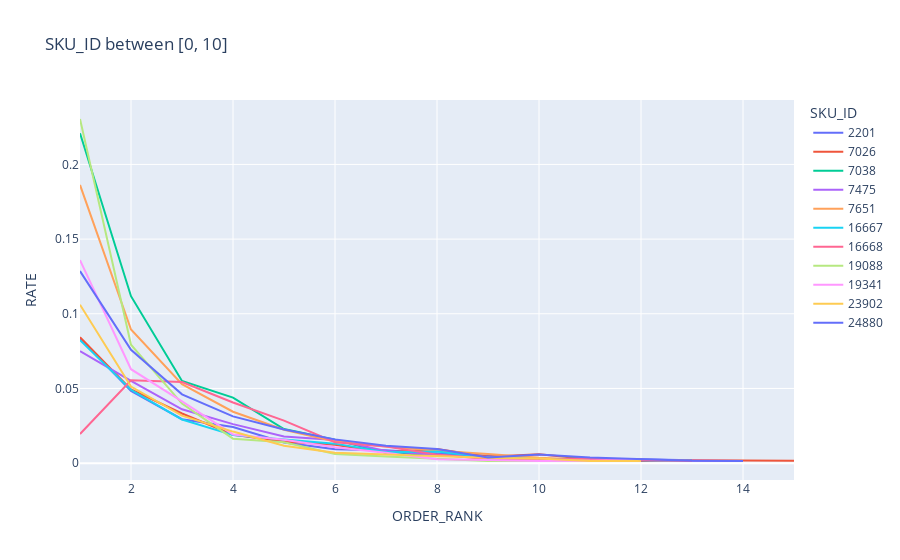
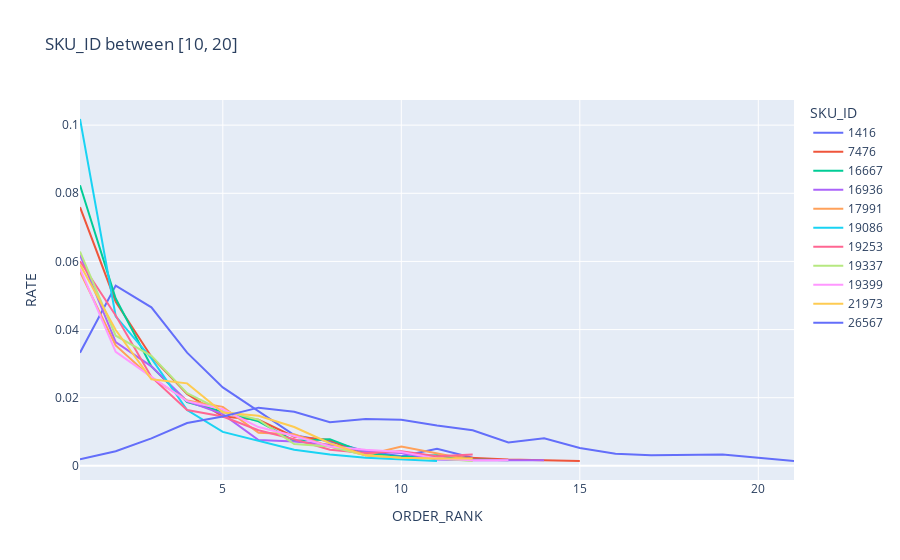
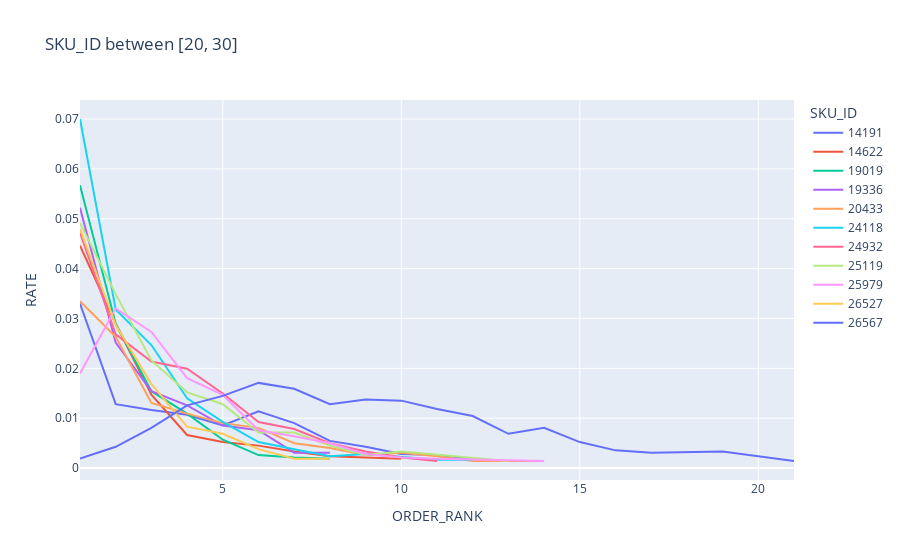

These figures' notebook cell, in order:
### Code cell
for i in range(3):
    plot_df = df[
        (df["product_rank_bytotalprobrate"].between(10*i,10*(i+1))) &
        (df["FIRST_ORDER_COUNTS"] > 5)
    ]

    px.line(plot_df,
        x="ORDER_RANK",
        y="RATE",
        color="SKU_ID",
        hover_data=[
            "SKUID_total_customers",
            "SKUID_total_transactions",
            "SKUID_total_probability_rate",
            "product_rank_bytotalprobrate",
        ],
        title=f"SKU_ID between [{10*i}, {10*(i+1)}]"
    ).show()

### Figure 1 — Plotly figure (JSON) as saved in the notebook; plotly's stock layout.template omitted (floating-point values rounded to 4 significant figures)
{"data": [{"customdata": [[1026, 2915, 0.2435, 8], [1026, 2915, 0.2435, 8], [1026, 2915, 0.2435, 8], [1026, 2915, 0.2435, 8], [1026, 2915, 0.2435, 8], [1026, 2915, 0.2435, 8], [1026, 2915, 0.2435, 8], [1026, 2915, 0.2435, 8], [1026, 2915, 0.2435, 8], [1026, 2915, 0.2435, 8], [1026, 2915, 0.2435, 8], [1026, 2915, 0.2435, 8], [1026, 2915, 0.2435, 8]], "hovertemplate": "SKU_ID=2201<br>ORDER_RANK=%{x}<br>RATE=%{y}<br>SKUID_total_customers=%{customdata[0]}<br>SKUID_total_transactions=%{customdata[1]}<br>SKUID_total_probability_rate=%{customdata[2]}<br>product_rank_bytotalprobrate=%{customdata[3]}<extra></extra>", "legendgroup": "2201", "line": {"color": "#636efa", "dash": "solid"}, "marker": {"symbol": "circle"}, "mode": "lines", "name": "2201", "orientation": "v", "showlegend": true, "type": "scatter", "x": [1, 2, 3, 4, 5, 6, 7, 8, 9, 10, 11, 12, 13], "xaxis": "x", "y": [0.08353, 0.04841, 0.02943, 0.02421, 0.01376, 0.009255, 0.008543, 0.006407, 0.004983, 0.002373, 0.00261, 0.00261, 0.001898], "yaxis": "y"}, {"customdata": [[1072, 3741, 0.2544, 5], [1072, 3741, 0.2544, 5], [1072, 3741, 0.2544, 5], [1072, 3741, 0.2544, 5], [1072, 3741, 0.2544, 5], [1072, 3741, 0.2544, 5], [1072, 3741, 0.2544, 5], [1072, 3741, 0.2544, 5], [1072, 3741, 0.2544, 5], [1072, 3741, 0.2544, 5], [1072, 3741, 0.2544, 5], [1072, 3741, 0.2544, 5], [1072, 3741, 0.2544, 5], [1072, 3741, 0.2544, 5], [1072, 3741, 0.2544, 5]], "hovertemplate": "SKU_ID=7026<br>ORDER_RANK=%{x}<br>RATE=%{y}<br>SKUID_total_customers=%{customdata[0]}<br>SKUID_total_transactions=%{customdata[1]}<br>SKUID_total_probability_rate=%{customdata[2]}<br>product_rank_bytotalprobrate=%{customdata[3]}<extra></extra>", "legendgroup": "7026", "line": {"color": "#EF553B", "dash": "solid"}, "marker": {"symbol": "circle"}, "mode": "lines", "name": "7026", "orientation": "v", "showlegend": true, "type": "scatter", "x": [1, 2, 3, 4, 5, 6, 7, 8, 9, 10, 11, 12, 13, 14, 15], "xaxis": "x", "y": [0.08424, 0.04936, 0.03322, 0.01898, 0.01448, 0.01234, 0.007119, 0.009492, 0.004271, 0.005933, 0.00261, 0.001424, 0.001898, 0.001661, 0.001661], "yaxis": "y"}, {"customdata": [[2092, 11719, 0.4964, 0], [2092, 11719, 0.4964, 0], [2092, 11719, 0.4964, 0], [2092, 11719, 0.4964, 0], [2092, 11719, 0.4964, 0], [2092, 11719, 0.4964, 0], [2092, 11719, 0.4964, 0], [2092, 11719, 0.4964, 0], [2092, 11719, 0.4964, 0], [2092, 11719, 0.4964, 0], [2092, 11719, 0.4964, 0]], "hovertemplate": "SKU_ID=7038<br>ORDER_RANK=%{x}<br>RATE=%{y}<br>SKUID_total_customers=%{customdata[0]}<br>SKUID_total_transactions=%{customdata[1]}<br>SKUID_total_probability_rate=%{customdata[2]}<br>product_rank_bytotalprobrate=%{customdata[3]}<extra></extra>", "legendgroup": "7038", "line": {"color": "#00cc96", "dash": "solid"}, "marker": {"symbol": "circle"}, "mode": "lines", "name": "7038", "orientation": "v", "showlegend": true, "type": "scatter", "x": [1, 2, 3, 4, 5, 6, 7, 8, 9, 10, 11], "xaxis": "x", "y": [0.2209, 0.1118, 0.05505, 0.0439, 0.02278, 0.01566, 0.006882, 0.005458, 0.00356, 0.002373, 0.002373], "yaxis": "y"}, {"customdata": [[1052, 3056, 0.2496, 7], [1052, 3056, 0.2496, 7], [1052, 3056, 0.2496, 7], [1052, 3056, 0.2496, 7], [1052, 3056, 0.2496, 7], [1052, 3056, 0.2496, 7], [1052, 3056, 0.2496, 7], [1052, 3056, 0.2496, 7], [1052, 3056, 0.2496, 7], [1052, 3056, 0.2496, 7], [1052, 3056, 0.2496, 7]], "hovertemplate": "SKU_ID=7475<br>ORDER_RANK=%{x}<br>RATE=%{y}<br>SKUID_total_customers=%{customdata[0]}<br>SKUID_total_transactions=%{customdata[1]}<br>SKUID_total_probability_rate=%{customdata[2]}<br>product_rank_bytotalprobrate=%{customdata[3]}<extra></extra>", "legendgroup": "7475", "line": {"color": "#ab63fa", "dash": "solid"}, "marker": {"symbol": "circle"}, "mode": "lines", "name": "7475", "orientation": "v", "showlegend": true, "type": "scatter", "x": [1, 2, 3, 4, 5, 6, 7, 8, 9, 10, 14], "xaxis": "x", "y": [0.07499, 0.05505, 0.03607, 0.0261, 0.0178, 0.01542, 0.008068, 0.005458, 0.003797, 0.002373, 0.001424], "yaxis": "y"}, {"customdata": [[1840, 7214, 0.4366, 1], [1840, 7214, 0.4366, 1], [1840, 7214, 0.4366, 1], [1840, 7214, 0.4366, 1], [1840, 7214, 0.4366, 1], [1840, 7214, 0.4366, 1], [1840, 7214, 0.4366, 1], [1840, 7214, 0.4366, 1], [1840, 7214, 0.4366, 1], [1840, 7214, 0.4366, 1], [1840, 7214, 0.4366, 1], [1840, 7214, 0.4366, 1]], "hovertemplate": "SKU_ID=7651<br>ORDER_RANK=%{x}<br>RATE=%{y}<br>SKUID_total_customers=%{customdata[0]}<br>SKUID_total_transactions=%{customdata[1]}<br>SKUID_total_probability_rate=%{customdata[2]}<br>product_rank_bytotalprobrate=%{customdata[3]}<extra></extra>", "legendgroup": "7651", "line": {"color": "#FFA15A", "dash": "solid"}, "marker": {"symbol": "circle"}, "mode": "lines", "name": "7651", "orientation": "v", "showlegend": true, "type": "scatter", "x": [1, 2, 3, 4, 5, 6, 7, 8, 9, 10, 11, 12], "xaxis": "x", "y": [0.1863, 0.08946, 0.05292, 0.03441, 0.02231, 0.01448, 0.01115, 0.008306, 0.00617, 0.00356, 0.002136, 0.002373], "yaxis": "y"}, {"customdata": [[1011, 3312, 0.2399, 10], [1011, 3312, 0.2399, 10], [1011, 3312, 0.2399, 10], [1011, 3312, 0.2399, 10], [1011, 3312, 0.2399, 10], [1011, 3312, 0.2399, 10], [1011, 3312, 0.2399, 10], [1011, 3312, 0.2399, 10], [1011, 3312, 0.2399, 10], [1011, 3312, 0.2399, 10], [1011, 3312, 0.2399, 10], [1011, 3312, 0.2399, 10], [1011, 3312, 0.2399, 10]], "hovertemplate": "SKU_ID=16667<br>ORDER_RANK=%{x}<br>RATE=%{y}<br>SKUID_total_customers=%{customdata[0]}<br>SKUID_total_transactions=%{customdata[1]}<br>SKUID_total_probability_rate=%{customdata[2]}<br>product_rank_bytotalprobrate=%{customdata[3]}<extra></extra>", "legendgroup": "16667", "line": {"color": "#19d3f3", "dash": "solid"}, "marker": {"symbol": "circle"}, "mode": "lines", "name": "16667", "orientation": "v", "showlegend": true, "type": "scatter", "x": [1, 2, 3, 4, 5, 6, 7, 8, 9, 10, 11, 12, 13], "xaxis": "x", "y": [0.08234, 0.04912, 0.02919, 0.01875, 0.0159, 0.01305, 0.007356, 0.007831, 0.003797, 0.00261, 0.003085, 0.001898, 0.001661], "yaxis": "y"}, {"customdata": [[1025, 3289, 0.2432, 9], [1025, 3289, 0.2432, 9], [1025, 3289, 0.2432, 9], [1025, 3289, 0.2432, 9], [1025, 3289, 0.2432, 9], [1025, 3289, 0.2432, 9], [1025, 3289, 0.2432, 9], [1025, 3289, 0.2432, 9], [1025, 3289, 0.2432, 9], [1025, 3289, 0.2432, 9], [1025, 3289, 0.2432, 9], [1025, 3289, 0.2432, 9]], "hovertemplate": "SKU_ID=16668<br>ORDER_RANK=%{x}<br>RATE=%{y}<br>SKUID_total_customers=%{customdata[0]}<br>SKUID_total_transactions=%{customdata[1]}<br>SKUID_total_probability_rate=%{customdata[2]}<br>product_rank_bytotalprobrate=%{customdata[3]}<extra></extra>", "legendgroup": "16668", "line": {"color": "#FF6692", "dash": "solid"}, "marker": {"symbol": "circle"}, "mode": "lines", "name": "16668", "orientation": "v", "showlegend": true, "type": "scatter", "x": [1, 2, 3, 4, 5, 6, 7, 8, 9, 10, 11, 13], "xaxis": "x", "y": [0.01946, 0.05553, 0.05434, 0.04058, 0.02848, 0.014, 0.01115, 0.005695, 0.00261, 0.002373, 0.002848, 0.001424], "yaxis": "y"}, {"customdata": [[1692, 7666, 0.4015, 2], [1692, 7666, 0.4015, 2], [1692, 7666, 0.4015, 2], [1692, 7666, 0.4015, 2], [1692, 7666, 0.4015, 2], [1692, 7666, 0.4015, 2], [1692, 7666, 0.4015, 2], [1692, 7666, 0.4015, 2], [1692, 7666, 0.4015, 2], [1692, 7666, 0.4015, 2], [1692, 7666, 0.4015, 2]], "hovertemplate": "SKU_ID=19088<br>ORDER_RANK=%{x}<br>RATE=%{y}<br>SKUID_total_customers=%{customdata[0]}<br>SKUID_total_transactions=%{customdata[1]}<br>SKUID_total_probability_rate=%{customdata[2]}<br>product_rank_bytotalprobrate=%{customdata[3]}<extra></extra>", "legendgroup": "19088", "line": {"color": "#B6E880", "dash": "solid"}, "marker": {"symbol": "circle"}, "mode": "lines", "name": "19088", "orientation": "v", "showlegend": true, "type": "scatter", "x": [1, 2, 3, 4, 5, 6, 7, 8, 9, 10, 11], "xaxis": "x", "y": [0.2304, 0.07926, 0.03987, 0.01637, 0.014, 0.00617, 0.004509, 0.003085, 0.001424, 0.001661, 0.001661], "yaxis": "y"}, {"customdata": [[1292, 3971, 0.3066, 4], [1292, 3971, 0.3066, 4], [1292, 3971, 0.3066, 4], [1292, 3971, 0.3066, 4], [1292, 3971, 0.3066, 4], [1292, 3971, 0.3066, 4], [1292, 3971, 0.3066, 4], [1292, 3971, 0.3066, 4], [1292, 3971, 0.3066, 4], [1292, 3971, 0.3066, 4], [1292, 3971, 0.3066, 4], [1292, 3971, 0.3066, 4]], "hovertemplate": "SKU_ID=19341<br>ORDER_RANK=%{x}<br>RATE=%{y}<br>SKUID_total_customers=%{customdata[0]}<br>SKUID_total_transactions=%{customdata[1]}<br>SKUID_total_probability_rate=%{customdata[2]}<br>product_rank_bytotalprobrate=%{customdata[3]}<extra></extra>", "legendgroup": "19341", "line": {"color": "#FF97FF", "dash": "solid"}, "marker": {"symbol": "circle"}, "mode": "lines", "name": "19341", "orientation": "v", "showlegend": true, "type": "scatter", "x": [1, 2, 3, 4, 5, 6, 7, 8, 9, 10, 11, 12], "xaxis": "x", "y": [0.136, 0.06289, 0.04129, 0.01922, 0.01566, 0.01068, 0.006882, 0.00261, 0.002136, 0.001424, 0.001661, 0.002136], "yaxis": "y"}, {"customdata": [[1070, 3357, 0.2539, 6], [1070, 3357, 0.2539, 6], [1070, 3357, 0.2539, 6], [1070, 3357, 0.2539, 6], [1070, 3357, 0.2539, 6], [1070, 3357, 0.2539, 6], [1070, 3357, 0.2539, 6], [1070, 3357, 0.2539, 6], [1070, 3357, 0.2539, 6], [1070, 3357, 0.2539, 6], [1070, 3357, 0.2539, 6], [1070, 3357, 0.2539, 6]], "hovertemplate": "SKU_ID=23902<br>ORDER_RANK=%{x}<br>RATE=%{y}<br>SKUID_total_customers=%{customdata[0]}<br>SKUID_total_transactions=%{customdata[1]}<br>SKUID_total_probability_rate=%{customdata[2]}<br>product_rank_bytotalprobrate=%{customdata[3]}<extra></extra>", "legendgroup": "23902", "line": {"color": "#FECB52", "dash": "solid"}, "marker": {"symbol": "circle"}, "mode": "lines", "name": "23902", "orientation": "v", "showlegend": true, "type": "scatter", "x": [1, 2, 3, 4, 5, 6, 7, 8, 9, 10, 11, 12], "xaxis": "x", "y": [0.1061, 0.05126, 0.0318, 0.02112, 0.01163, 0.006882, 0.005695, 0.004509, 0.00356, 0.003085, 0.001424, 0.001424], "yaxis": "y"}, {"customdata": [[1534, 6619, 0.364, 3], [1534, 6619, 0.364, 3], [1534, 6619, 0.364, 3], [1534, 6619, 0.364, 3], [1534, 6619, 0.364, 3], [1534, 6619, 0.364, 3], [1534, 6619, 0.364, 3], [1534, 6619, 0.364, 3], [1534, 6619, 0.364, 3], [1534, 6619, 0.364, 3], [1534, 6619, 0.364, 3], [1534, 6619, 0.364, 3], [1534, 6619, 0.364, 3], [1534, 6619, 0.364, 3]], "hovertemplate": "SKU_ID=24880<br>ORDER_RANK=%{x}<br>RATE=%{y}<br>SKUID_total_customers=%{customdata[0]}<br>SKUID_total_transactions=%{customdata[1]}<br>SKUID_total_probability_rate=%{customdata[2]}<br>product_rank_bytotalprobrate=%{customdata[3]}<extra></extra>", "legendgroup": "24880", "line": {"color": "#636efa", "dash": "solid"}, "marker": {"symbol": "circle"}, "mode": "lines", "name": "24880", "orientation": "v", "showlegend": true, "type": "scatter", "x": [1, 2, 3, 4, 5, 6, 7, 8, 9, 10, 11, 12, 13, 14], "xaxis": "x", "y": [0.1286, 0.07594, 0.04604, 0.03132, 0.02254, 0.0159, 0.01163, 0.009492, 0.003797, 0.005695, 0.003797, 0.002848, 0.001661, 0.001424], "yaxis": "y"}], "layout": {"legend": {"title": {"text": "SKU_ID"}, "tracegroupgap": 0}, "title": {"text": "SKU_ID between [0, 10]"}, "xaxis": {"anchor": "y", "domain": [0, 1], "title": {"text": "ORDER_RANK"}}, "yaxis": {"anchor": "x", "domain": [0, 1], "title": {"text": "RATE"}}}}

### Figure 2 — Plotly figure (JSON) as saved in the notebook; plotly's stock layout.template omitted (floating-point values rounded to 4 significant figures)
{"data": [{"customdata": [[1010, 2121, 0.2397, 11], [1010, 2121, 0.2397, 11], [1010, 2121, 0.2397, 11], [1010, 2121, 0.2397, 11], [1010, 2121, 0.2397, 11], [1010, 2121, 0.2397, 11], [1010, 2121, 0.2397, 11], [1010, 2121, 0.2397, 11], [1010, 2121, 0.2397, 11], [1010, 2121, 0.2397, 11], [1010, 2121, 0.2397, 11], [1010, 2121, 0.2397, 11]], "hovertemplate": "SKU_ID=1416<br>ORDER_RANK=%{x}<br>RATE=%{y}<br>SKUID_total_customers=%{customdata[0]}<br>SKUID_total_transactions=%{customdata[1]}<br>SKUID_total_probability_rate=%{customdata[2]}<br>product_rank_bytotalprobrate=%{customdata[3]}<extra></extra>", "legendgroup": "1416", "line": {"color": "#636efa", "dash": "solid"}, "marker": {"symbol": "circle"}, "mode": "lines", "name": "1416", "orientation": "v", "showlegend": true, "type": "scatter", "x": [1, 2, 3, 4, 5, 6, 7, 8, 9, 10, 11, 12], "xaxis": "x", "y": [0.03322, 0.05292, 0.04651, 0.03322, 0.02302, 0.01614, 0.009018, 0.007119, 0.004271, 0.002848, 0.004983, 0.002373], "yaxis": "y"}, {"customdata": [[997, 2792, 0.2366, 12], [997, 2792, 0.2366, 12], [997, 2792, 0.2366, 12], [997, 2792, 0.2366, 12], [997, 2792, 0.2366, 12], [997, 2792, 0.2366, 12], [997, 2792, 0.2366, 12], [997, 2792, 0.2366, 12], [997, 2792, 0.2366, 12], [997, 2792, 0.2366, 12], [997, 2792, 0.2366, 12], [997, 2792, 0.2366, 12], [997, 2792, 0.2366, 12]], "hovertemplate": "SKU_ID=7476<br>ORDER_RANK=%{x}<br>RATE=%{y}<br>SKUID_total_customers=%{customdata[0]}<br>SKUID_total_transactions=%{customdata[1]}<br>SKUID_total_probability_rate=%{customdata[2]}<br>product_rank_bytotalprobrate=%{customdata[3]}<extra></extra>", "legendgroup": "7476", "line": {"color": "#EF553B", "dash": "solid"}, "marker": {"symbol": "circle"}, "mode": "lines", "name": "7476", "orientation": "v", "showlegend": true, "type": "scatter", "x": [1, 2, 3, 4, 5, 6, 7, 8, 9, 10, 11, 13, 15], "xaxis": "x", "y": [0.07594, 0.04817, 0.03204, 0.02112, 0.01448, 0.01353, 0.008543, 0.007594, 0.003085, 0.002373, 0.002848, 0.001898, 0.001424], "yaxis": "y"}, {"customdata": [[1011, 3312, 0.2399, 10], [1011, 3312, 0.2399, 10], [1011, 3312, 0.2399, 10], [1011, 3312, 0.2399, 10], [1011, 3312, 0.2399, 10], [1011, 3312, 0.2399, 10], [1011, 3312, 0.2399, 10], [1011, 3312, 0.2399, 10], [1011, 3312, 0.2399, 10], [1011, 3312, 0.2399, 10], [1011, 3312, 0.2399, 10], [1011, 3312, 0.2399, 10], [1011, 3312, 0.2399, 10]], "hovertemplate": "SKU_ID=16667<br>ORDER_RANK=%{x}<br>RATE=%{y}<br>SKUID_total_customers=%{customdata[0]}<br>SKUID_total_transactions=%{customdata[1]}<br>SKUID_total_probability_rate=%{customdata[2]}<br>product_rank_bytotalprobrate=%{customdata[3]}<extra></extra>", "legendgroup": "16667", "line": {"color": "#00cc96", "dash": "solid"}, "marker": {"symbol": "circle"}, "mode": "lines", "name": "16667", "orientation": "v", "showlegend": true, "type": "scatter", "x": [1, 2, 3, 4, 5, 6, 7, 8, 9, 10, 11, 12, 13], "xaxis": "x", "y": [0.08234, 0.04912, 0.02919, 0.01875, 0.0159, 0.01305, 0.007356, 0.007831, 0.003797, 0.00261, 0.003085, 0.001898, 0.001661], "yaxis": "y"}, {"customdata": [[845, 2503, 0.2005, 17], [845, 2503, 0.2005, 17], [845, 2503, 0.2005, 17], [845, 2503, 0.2005, 17], [845, 2503, 0.2005, 17], [845, 2503, 0.2005, 17], [845, 2503, 0.2005, 17], [845, 2503, 0.2005, 17], [845, 2503, 0.2005, 17], [845, 2503, 0.2005, 17], [845, 2503, 0.2005, 17], [845, 2503, 0.2005, 17], [845, 2503, 0.2005, 17], [845, 2503, 0.2005, 17]], "hovertemplate": "SKU_ID=16936<br>ORDER_RANK=%{x}<br>RATE=%{y}<br>SKUID_total_customers=%{customdata[0]}<br>SKUID_total_transactions=%{customdata[1]}<br>SKUID_total_probability_rate=%{customdata[2]}<br>product_rank_bytotalprobrate=%{customdata[3]}<extra></extra>", "legendgroup": "16936", "line": {"color": "#ab63fa", "dash": "solid"}, "marker": {"symbol": "circle"}, "mode": "lines", "name": "16936", "orientation": "v", "showlegend": true, "type": "scatter", "x": [1, 2, 3, 4, 5, 6, 7, 8, 9, 10, 11, 12, 13, 14], "xaxis": "x", "y": [0.06194, 0.03631, 0.02919, 0.01898, 0.01519, 0.007594, 0.007119, 0.00617, 0.004271, 0.003797, 0.001898, 0.001661, 0.001661, 0.001661], "yaxis": "y"}, {"customdata": [[823, 2430, 0.1953, 19], [823, 2430, 0.1953, 19], [823, 2430, 0.1953, 19], [823, 2430, 0.1953, 19], [823, 2430, 0.1953, 19], [823, 2430, 0.1953, 19], [823, 2430, 0.1953, 19], [823, 2430, 0.1953, 19], [823, 2430, 0.1953, 19], [823, 2430, 0.1953, 19], [823, 2430, 0.1953, 19]], "hovertemplate": "SKU_ID=17991<br>ORDER_RANK=%{x}<br>RATE=%{y}<br>SKUID_total_customers=%{customdata[0]}<br>SKUID_total_transactions=%{customdata[1]}<br>SKUID_total_probability_rate=%{customdata[2]}<br>product_rank_bytotalprobrate=%{customdata[3]}<extra></extra>", "legendgroup": "17991", "line": {"color": "#FFA15A", "dash": "solid"}, "marker": {"symbol": "circle"}, "mode": "lines", "name": "17991", "orientation": "v", "showlegend": true, "type": "scatter", "x": [1, 2, 3, 4, 5, 6, 7, 8, 9, 10, 12], "xaxis": "x", "y": [0.05695, 0.03536, 0.02587, 0.01922, 0.01732, 0.009729, 0.009255, 0.005695, 0.003085, 0.005695, 0.001661], "yaxis": "y"}, {"customdata": [[968, 4162, 0.2297, 13], [968, 4162, 0.2297, 13], [968, 4162, 0.2297, 13], [968, 4162, 0.2297, 13], [968, 4162, 0.2297, 13], [968, 4162, 0.2297, 13], [968, 4162, 0.2297, 13], [968, 4162, 0.2297, 13], [968, 4162, 0.2297, 13], [968, 4162, 0.2297, 13]], "hovertemplate": "SKU_ID=19086<br>ORDER_RANK=%{x}<br>RATE=%{y}<br>SKUID_total_customers=%{customdata[0]}<br>SKUID_total_transactions=%{customdata[1]}<br>SKUID_total_probability_rate=%{customdata[2]}<br>product_rank_bytotalprobrate=%{customdata[3]}<extra></extra>", "legendgroup": "19086", "line": {"color": "#19d3f3", "dash": "solid"}, "marker": {"symbol": "circle"}, "mode": "lines", "name": "19086", "orientation": "v", "showlegend": true, "type": "scatter", "x": [1, 2, 3, 4, 5, 6, 7, 8, 9, 11], "xaxis": "x", "y": [0.1018, 0.0439, 0.03156, 0.01637, 0.009967, 0.007356, 0.004746, 0.003322, 0.002373, 0.001424], "yaxis": "y"}, {"customdata": [[859, 3062, 0.2038, 16], [859, 3062, 0.2038, 16], [859, 3062, 0.2038, 16], [859, 3062, 0.2038, 16], [859, 3062, 0.2038, 16], [859, 3062, 0.2038, 16], [859, 3062, 0.2038, 16], [859, 3062, 0.2038, 16], [859, 3062, 0.2038, 16], [859, 3062, 0.2038, 16], [859, 3062, 0.2038, 16], [859, 3062, 0.2038, 16]], "hovertemplate": "SKU_ID=19253<br>ORDER_RANK=%{x}<br>RATE=%{y}<br>SKUID_total_customers=%{customdata[0]}<br>SKUID_total_transactions=%{customdata[1]}<br>SKUID_total_probability_rate=%{customdata[2]}<br>product_rank_bytotalprobrate=%{customdata[3]}<extra></extra>", "legendgroup": "19253", "line": {"color": "#FF6692", "dash": "solid"}, "marker": {"symbol": "circle"}, "mode": "lines", "name": "19253", "orientation": "v", "showlegend": true, "type": "scatter", "x": [1, 2, 3, 4, 5, 6, 7, 8, 9, 10, 11, 12], "xaxis": "x", "y": [0.06004, 0.04414, 0.0261, 0.01637, 0.01448, 0.01044, 0.007831, 0.004746, 0.003797, 0.004271, 0.002848, 0.003322], "yaxis": "y"}, {"customdata": [[877, 2712, 0.2081, 15], [877, 2712, 0.2081, 15], [877, 2712, 0.2081, 15], [877, 2712, 0.2081, 15], [877, 2712, 0.2081, 15], [877, 2712, 0.2081, 15], [877, 2712, 0.2081, 15], [877, 2712, 0.2081, 15], [877, 2712, 0.2081, 15], [877, 2712, 0.2081, 15], [877, 2712, 0.2081, 15], [877, 2712, 0.2081, 15]], "hovertemplate": "SKU_ID=19337<br>ORDER_RANK=%{x}<br>RATE=%{y}<br>SKUID_total_customers=%{customdata[0]}<br>SKUID_total_transactions=%{customdata[1]}<br>SKUID_total_probability_rate=%{customdata[2]}<br>product_rank_bytotalprobrate=%{customdata[3]}<extra></extra>", "legendgroup": "19337", "line": {"color": "#B6E880", "dash": "solid"}, "marker": {"symbol": "circle"}, "mode": "lines", "name": "19337", "orientation": "v", "showlegend": true, "type": "scatter", "x": [1, 2, 3, 4, 5, 6, 7, 8, 9, 10, 11, 12], "xaxis": "x", "y": [0.06289, 0.03821, 0.03227, 0.02136, 0.01614, 0.01353, 0.006407, 0.005695, 0.003085, 0.002373, 0.002136, 0.001424], "yaxis": "y"}, {"customdata": [[830, 2712, 0.197, 18], [830, 2712, 0.197, 18], [830, 2712, 0.197, 18], [830, 2712, 0.197, 18], [830, 2712, 0.197, 18], [830, 2712, 0.197, 18], [830, 2712, 0.197, 18], [830, 2712, 0.197, 18], [830, 2712, 0.197, 18], [830, 2712, 0.197, 18], [830, 2712, 0.197, 18], [830, 2712, 0.197, 18], [830, 2712, 0.197, 18]], "hovertemplate": "SKU_ID=19399<br>ORDER_RANK=%{x}<br>RATE=%{y}<br>SKUID_total_customers=%{customdata[0]}<br>SKUID_total_transactions=%{customdata[1]}<br>SKUID_total_probability_rate=%{customdata[2]}<br>product_rank_bytotalprobrate=%{customdata[3]}<extra></extra>", "legendgroup": "19399", "line": {"color": "#FF97FF", "dash": "solid"}, "marker": {"symbol": "circle"}, "mode": "lines", "name": "19399", "orientation": "v", "showlegend": true, "type": "scatter", "x": [1, 2, 3, 4, 5, 6, 7, 8, 9, 10, 11, 12, 13], "xaxis": "x", "y": [0.0579, 0.03346, 0.0261, 0.01898, 0.01661, 0.01139, 0.00878, 0.005695, 0.004746, 0.004034, 0.002136, 0.001661, 0.001661], "yaxis": "y"}, {"customdata": [[881, 2505, 0.2091, 14], [881, 2505, 0.2091, 14], [881, 2505, 0.2091, 14], [881, 2505, 0.2091, 14], [881, 2505, 0.2091, 14], [881, 2505, 0.2091, 14], [881, 2505, 0.2091, 14], [881, 2505, 0.2091, 14], [881, 2505, 0.2091, 14], [881, 2505, 0.2091, 14], [881, 2505, 0.2091, 14], [881, 2505, 0.2091, 14]], "hovertemplate": "SKU_ID=21973<br>ORDER_RANK=%{x}<br>RATE=%{y}<br>SKUID_total_customers=%{customdata[0]}<br>SKUID_total_transactions=%{customdata[1]}<br>SKUID_total_probability_rate=%{customdata[2]}<br>product_rank_bytotalprobrate=%{customdata[3]}<extra></extra>", "legendgroup": "21973", "line": {"color": "#FECB52", "dash": "solid"}, "marker": {"symbol": "circle"}, "mode": "lines", "name": "21973", "orientation": "v", "showlegend": true, "type": "scatter", "x": [1, 2, 3, 4, 5, 6, 7, 8, 9, 10, 11, 12], "xaxis": "x", "y": [0.05909, 0.03987, 0.02539, 0.02421, 0.01566, 0.01471, 0.01139, 0.006645, 0.003085, 0.002373, 0.002136, 0.002136], "yaxis": "y"}, {"customdata": [[739, 2018, 0.1754, 20], [739, 2018, 0.1754, 20], [739, 2018, 0.1754, 20], [739, 2018, 0.1754, 20], [739, 2018, 0.1754, 20], [739, 2018, 0.1754, 20], [739, 2018, 0.1754, 20], [739, 2018, 0.1754, 20], [739, 2018, 0.1754, 20], [739, 2018, 0.1754, 20], [739, 2018, 0.1754, 20], [739, 2018, 0.1754, 20], [739, 2018, 0.1754, 20], [739, 2018, 0.1754, 20], [739, 2018, 0.1754, 20], [739, 2018, 0.1754, 20], [739, 2018, 0.1754, 20], [739, 2018, 0.1754, 20], [739, 2018, 0.1754, 20]], "hovertemplate": "SKU_ID=26567<br>ORDER_RANK=%{x}<br>RATE=%{y}<br>SKUID_total_customers=%{customdata[0]}<br>SKUID_total_transactions=%{customdata[1]}<br>SKUID_total_probability_rate=%{customdata[2]}<br>product_rank_bytotalprobrate=%{customdata[3]}<extra></extra>", "legendgroup": "26567", "line": {"color": "#636efa", "dash": "solid"}, "marker": {"symbol": "circle"}, "mode": "lines", "name": "26567", "orientation": "v", "showlegend": true, "type": "scatter", "x": [1, 2, 3, 4, 5, 6, 7, 8, 9, 10, 11, 12, 13, 14, 15, 16, 17, 19, 21], "xaxis": "x", "y": [0.001898, 0.004271, 0.008068, 0.01258, 0.01448, 0.01709, 0.0159, 0.01281, 0.01376, 0.01353, 0.01187, 0.01044, 0.006882, 0.008068, 0.005221, 0.00356, 0.003085, 0.003322, 0.001424], "yaxis": "y"}], "layout": {"legend": {"title": {"text": "SKU_ID"}, "tracegroupgap": 0}, "title": {"text": "SKU_ID between [10, 20]"}, "xaxis": {"anchor": "y", "domain": [0, 1], "title": {"text": "ORDER_RANK"}}, "yaxis": {"anchor": "x", "domain": [0, 1], "title": {"text": "RATE"}}}}

### Figure 3 — Plotly figure (JSON) as saved in the notebook; plotly's stock layout.template omitted (floating-point values rounded to 4 significant figures)
{"data": [{"customdata": [[492, 1470, 0.1168, 29], [492, 1470, 0.1168, 29], [492, 1470, 0.1168, 29], [492, 1470, 0.1168, 29], [492, 1470, 0.1168, 29], [492, 1470, 0.1168, 29], [492, 1470, 0.1168, 29], [492, 1470, 0.1168, 29], [492, 1470, 0.1168, 29], [492, 1470, 0.1168, 29], [492, 1470, 0.1168, 29], [492, 1470, 0.1168, 29]], "hovertemplate": "SKU_ID=14191<br>ORDER_RANK=%{x}<br>RATE=%{y}<br>SKUID_total_customers=%{customdata[0]}<br>SKUID_total_transactions=%{customdata[1]}<br>SKUID_total_probability_rate=%{customdata[2]}<br>product_rank_bytotalprobrate=%{customdata[3]}<extra></extra>", "legendgroup": "14191", "line": {"color": "#636efa", "dash": "solid"}, "marker": {"symbol": "circle"}, "mode": "lines", "name": "14191", "orientation": "v", "showlegend": true, "type": "scatter", "x": [1, 2, 3, 4, 5, 6, 7, 8, 9, 10, 11, 12], "xaxis": "x", "y": [0.03299, 0.01281, 0.01163, 0.01068, 0.008543, 0.01139, 0.009018, 0.005458, 0.004271, 0.002848, 0.00261, 0.001661], "yaxis": "y"}, {"customdata": [[488, 1430, 0.1158, 30], [488, 1430, 0.1158, 30], [488, 1430, 0.1158, 30], [488, 1430, 0.1158, 30], [488, 1430, 0.1158, 30], [488, 1430, 0.1158, 30], [488, 1430, 0.1158, 30], [488, 1430, 0.1158, 30], [488, 1430, 0.1158, 30]], "hovertemplate": "SKU_ID=14622<br>ORDER_RANK=%{x}<br>RATE=%{y}<br>SKUID_total_customers=%{customdata[0]}<br>SKUID_total_transactions=%{customdata[1]}<br>SKUID_total_probability_rate=%{customdata[2]}<br>product_rank_bytotalprobrate=%{customdata[3]}<extra></extra>", "legendgroup": "14622", "line": {"color": "#EF553B", "dash": "solid"}, "marker": {"symbol": "circle"}, "mode": "lines", "name": "14622", "orientation": "v", "showlegend": true, "type": "scatter", "x": [1, 2, 3, 4, 5, 6, 7, 8, 10], "xaxis": "x", "y": [0.04461, 0.02895, 0.01471, 0.006645, 0.005221, 0.004509, 0.003322, 0.002373, 0.001898], "yaxis": "y"}, {"customdata": [[531, 1080, 0.126, 26], [531, 1080, 0.126, 26], [531, 1080, 0.126, 26], [531, 1080, 0.126, 26], [531, 1080, 0.126, 26], [531, 1080, 0.126, 26], [531, 1080, 0.126, 26], [531, 1080, 0.126, 26]], "hovertemplate": "SKU_ID=19019<br>ORDER_RANK=%{x}<br>RATE=%{y}<br>SKUID_total_customers=%{customdata[0]}<br>SKUID_total_transactions=%{customdata[1]}<br>SKUID_total_probability_rate=%{customdata[2]}<br>product_rank_bytotalprobrate=%{customdata[3]}<extra></extra>", "legendgroup": "19019", "line": {"color": "#00cc96", "dash": "solid"}, "marker": {"symbol": "circle"}, "mode": "lines", "name": "19019", "orientation": "v", "showlegend": true, "type": "scatter", "x": [1, 2, 3, 4, 5, 6, 7, 8], "xaxis": "x", "y": [0.05672, 0.02895, 0.01542, 0.01092, 0.005695, 0.00261, 0.002136, 0.001898], "yaxis": "y"}, {"customdata": [[560, 1390, 0.1329, 25], [560, 1390, 0.1329, 25], [560, 1390, 0.1329, 25], [560, 1390, 0.1329, 25], [560, 1390, 0.1329, 25], [560, 1390, 0.1329, 25], [560, 1390, 0.1329, 25], [560, 1390, 0.1329, 25]], "hovertemplate": "SKU_ID=19336<br>ORDER_RANK=%{x}<br>RATE=%{y}<br>SKUID_total_customers=%{customdata[0]}<br>SKUID_total_transactions=%{customdata[1]}<br>SKUID_total_probability_rate=%{customdata[2]}<br>product_rank_bytotalprobrate=%{customdata[3]}<extra></extra>", "legendgroup": "19336", "line": {"color": "#ab63fa", "dash": "solid"}, "marker": {"symbol": "circle"}, "mode": "lines", "name": "19336", "orientation": "v", "showlegend": true, "type": "scatter", "x": [1, 2, 3, 4, 5, 6, 7, 8], "xaxis": "x", "y": [0.05221, 0.02515, 0.01542, 0.01258, 0.008543, 0.007594, 0.003085, 0.003085], "yaxis": "y"}, {"customdata": [[531, 1391, 0.126, 27], [531, 1391, 0.126, 27], [531, 1391, 0.126, 27], [531, 1391, 0.126, 27], [531, 1391, 0.126, 27], [531, 1391, 0.126, 27], [531, 1391, 0.126, 27], [531, 1391, 0.126, 27], [531, 1391, 0.126, 27], [531, 1391, 0.126, 27], [531, 1391, 0.126, 27], [531, 1391, 0.126, 27], [531, 1391, 0.126, 27]], "hovertemplate": "SKU_ID=20433<br>ORDER_RANK=%{x}<br>RATE=%{y}<br>SKUID_total_customers=%{customdata[0]}<br>SKUID_total_transactions=%{customdata[1]}<br>SKUID_total_probability_rate=%{customdata[2]}<br>product_rank_bytotalprobrate=%{customdata[3]}<extra></extra>", "legendgroup": "20433", "line": {"color": "#FFA15A", "dash": "solid"}, "marker": {"symbol": "circle"}, "mode": "lines", "name": "20433", "orientation": "v", "showlegend": true, "type": "scatter", "x": [1, 2, 3, 4, 5, 6, 7, 8, 9, 10, 11, 12, 14], "xaxis": "x", "y": [0.03346, 0.02634, 0.01305, 0.01092, 0.009018, 0.008068, 0.004983, 0.004034, 0.00261, 0.003085, 0.002373, 0.001424, 0.001424], "yaxis": "y"}, {"customdata": [[728, 2837, 0.1728, 21], [728, 2837, 0.1728, 21], [728, 2837, 0.1728, 21], [728, 2837, 0.1728, 21], [728, 2837, 0.1728, 21], [728, 2837, 0.1728, 21], [728, 2837, 0.1728, 21], [728, 2837, 0.1728, 21], [728, 2837, 0.1728, 21], [728, 2837, 0.1728, 21], [728, 2837, 0.1728, 21]], "hovertemplate": "SKU_ID=24118<br>ORDER_RANK=%{x}<br>RATE=%{y}<br>SKUID_total_customers=%{customdata[0]}<br>SKUID_total_transactions=%{customdata[1]}<br>SKUID_total_probability_rate=%{customdata[2]}<br>product_rank_bytotalprobrate=%{customdata[3]}<extra></extra>", "legendgroup": "24118", "line": {"color": "#19d3f3", "dash": "solid"}, "marker": {"symbol": "circle"}, "mode": "lines", "name": "24118", "orientation": "v", "showlegend": true, "type": "scatter", "x": [1, 2, 3, 4, 5, 6, 7, 8, 9, 11, 12], "xaxis": "x", "y": [0.07, 0.0318, 0.02468, 0.014, 0.009255, 0.005221, 0.003797, 0.002373, 0.002848, 0.001661, 0.001661], "yaxis": "y"}, {"customdata": [[689, 1713, 0.1635, 23], [689, 1713, 0.1635, 23], [689, 1713, 0.1635, 23], [689, 1713, 0.1635, 23], [689, 1713, 0.1635, 23], [689, 1713, 0.1635, 23], [689, 1713, 0.1635, 23], [689, 1713, 0.1635, 23], [689, 1713, 0.1635, 23], [689, 1713, 0.1635, 23], [689, 1713, 0.1635, 23]], "hovertemplate": "SKU_ID=24932<br>ORDER_RANK=%{x}<br>RATE=%{y}<br>SKUID_total_customers=%{customdata[0]}<br>SKUID_total_transactions=%{customdata[1]}<br>SKUID_total_probability_rate=%{customdata[2]}<br>product_rank_bytotalprobrate=%{customdata[3]}<extra></extra>", "legendgroup": "24932", "line": {"color": "#FF6692", "dash": "solid"}, "marker": {"symbol": "circle"}, "mode": "lines", "name": "24932", "orientation": "v", "showlegend": true, "type": "scatter", "x": [1, 2, 3, 4, 5, 6, 7, 8, 9, 10, 11], "xaxis": "x", "y": [0.04722, 0.02682, 0.02136, 0.01993, 0.01495, 0.009255, 0.007831, 0.004983, 0.003322, 0.002136, 0.001424], "yaxis": "y"}, {"customdata": [[693, 1883, 0.1645, 22], [693, 1883, 0.1645, 22], [693, 1883, 0.1645, 22], [693, 1883, 0.1645, 22], [693, 1883, 0.1645, 22], [693, 1883, 0.1645, 22], [693, 1883, 0.1645, 22], [693, 1883, 0.1645, 22], [693, 1883, 0.1645, 22], [693, 1883, 0.1645, 22], [693, 1883, 0.1645, 22]], "hovertemplate": "SKU_ID=25119<br>ORDER_RANK=%{x}<br>RATE=%{y}<br>SKUID_total_customers=%{customdata[0]}<br>SKUID_total_transactions=%{customdata[1]}<br>SKUID_total_probability_rate=%{customdata[2]}<br>product_rank_bytotalprobrate=%{customdata[3]}<extra></extra>", "legendgroup": "25119", "line": {"color": "#B6E880", "dash": "solid"}, "marker": {"symbol": "circle"}, "mode": "lines", "name": "25119", "orientation": "v", "showlegend": true, "type": "scatter", "x": [1, 2, 3, 4, 5, 6, 7, 8, 9, 10, 13], "xaxis": "x", "y": [0.04912, 0.03488, 0.02159, 0.01519, 0.01281, 0.007119, 0.007119, 0.004509, 0.00261, 0.003322, 0.001424], "yaxis": "y"}, {"customdata": [[595, 1057, 0.1412, 24], [595, 1057, 0.1412, 24], [595, 1057, 0.1412, 24], [595, 1057, 0.1412, 24], [595, 1057, 0.1412, 24], [595, 1057, 0.1412, 24], [595, 1057, 0.1412, 24], [595, 1057, 0.1412, 24], [595, 1057, 0.1412, 24], [595, 1057, 0.1412, 24], [595, 1057, 0.1412, 24], [595, 1057, 0.1412, 24]], "hovertemplate": "SKU_ID=25979<br>ORDER_RANK=%{x}<br>RATE=%{y}<br>SKUID_total_customers=%{customdata[0]}<br>SKUID_total_transactions=%{customdata[1]}<br>SKUID_total_probability_rate=%{customdata[2]}<br>product_rank_bytotalprobrate=%{customdata[3]}<extra></extra>", "legendgroup": "25979", "line": {"color": "#FF97FF", "dash": "solid"}, "marker": {"symbol": "circle"}, "mode": "lines", "name": "25979", "orientation": "v", "showlegend": true, "type": "scatter", "x": [1, 2, 3, 4, 5, 6, 7, 8, 9, 10, 11, 14], "xaxis": "x", "y": [0.01898, 0.03204, 0.02729, 0.01804, 0.01471, 0.007594, 0.006407, 0.004983, 0.002848, 0.002136, 0.001898, 0.001424], "yaxis": "y"}, {"customdata": [[515, 1241, 0.1222, 28], [515, 1241, 0.1222, 28], [515, 1241, 0.1222, 28], [515, 1241, 0.1222, 28], [515, 1241, 0.1222, 28], [515, 1241, 0.1222, 28], [515, 1241, 0.1222, 28], [515, 1241, 0.1222, 28]], "hovertemplate": "SKU_ID=26527<br>ORDER_RANK=%{x}<br>RATE=%{y}<br>SKUID_total_customers=%{customdata[0]}<br>SKUID_total_transactions=%{customdata[1]}<br>SKUID_total_probability_rate=%{customdata[2]}<br>product_rank_bytotalprobrate=%{customdata[3]}<extra></extra>", "legendgroup": "26527", "line": {"color": "#FECB52", "dash": "solid"}, "marker": {"symbol": "circle"}, "mode": "lines", "name": "26527", "orientation": "v", "showlegend": true, "type": "scatter", "x": [1, 2, 3, 4, 5, 6, 7, 8], "xaxis": "x", "y": [0.04794, 0.02871, 0.01685, 0.008306, 0.006882, 0.003797, 0.001898, 0.001898], "yaxis": "y"}, {"customdata": [[739, 2018, 0.1754, 20], [739, 2018, 0.1754, 20], [739, 2018, 0.1754, 20], [739, 2018, 0.1754, 20], [739, 2018, 0.1754, 20], [739, 2018, 0.1754, 20], [739, 2018, 0.1754, 20], [739, 2018, 0.1754, 20], [739, 2018, 0.1754, 20], [739, 2018, 0.1754, 20], [739, 2018, 0.1754, 20], [739, 2018, 0.1754, 20], [739, 2018, 0.1754, 20], [739, 2018, 0.1754, 20], [739, 2018, 0.1754, 20], [739, 2018, 0.1754, 20], [739, 2018, 0.1754, 20], [739, 2018, 0.1754, 20], [739, 2018, 0.1754, 20]], "hovertemplate": "SKU_ID=26567<br>ORDER_RANK=%{x}<br>RATE=%{y}<br>SKUID_total_customers=%{customdata[0]}<br>SKUID_total_transactions=%{customdata[1]}<br>SKUID_total_probability_rate=%{customdata[2]}<br>product_rank_bytotalprobrate=%{customdata[3]}<extra></extra>", "legendgroup": "26567", "line": {"color": "#636efa", "dash": "solid"}, "marker": {"symbol": "circle"}, "mode": "lines", "name": "26567", "orientation": "v", "showlegend": true, "type": "scatter", "x": [1, 2, 3, 4, 5, 6, 7, 8, 9, 10, 11, 12, 13, 14, 15, 16, 17, 19, 21], "xaxis": "x", "y": [0.001898, 0.004271, 0.008068, 0.01258, 0.01448, 0.01709, 0.0159, 0.01281, 0.01376, 0.01353, 0.01187, 0.01044, 0.006882, 0.008068, 0.005221, 0.00356, 0.003085, 0.003322, 0.001424], "yaxis": "y"}], "layout": {"legend": {"title": {"text": "SKU_ID"}, "tracegroupgap": 0}, "title": {"text": "SKU_ID between [20, 30]"}, "xaxis": {"anchor": "y", "domain": [0, 1], "title": {"text": "ORDER_RANK"}}, "yaxis": {"anchor": "x", "domain": [0, 1], "title": {"text": "RATE"}}}}
